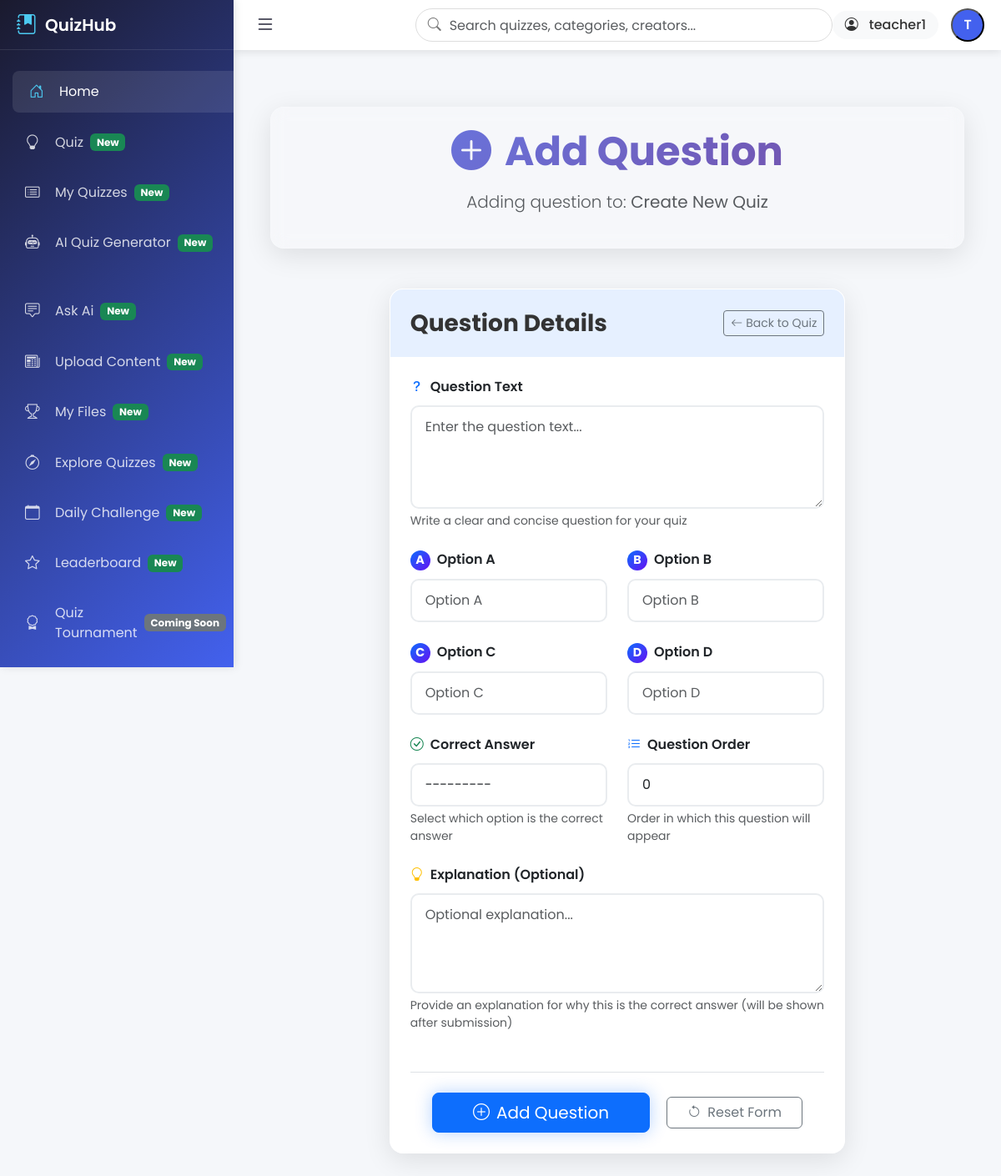
Screenshot of /quiz/26098a88-f04e-4853-b784-794e96b5b218/add-question/ (signed in) with the database file from the repository.
### users/models.py (models this page shows, shortened)
class CustomUser(AbstractBaseUser, PermissionsMixin):
    ROLE_CHOICES = (
        ('student', 'Student'),
        ('teacher', 'Teacher'),
        ('admin', 'Superadmin'),
    )
    username = models.CharField(max_length=150, unique=True)  # Student Roll No or Email for Teachers
    email = models.EmailField(blank=True, null=True)
    full_name = models.CharField(max_length=255)
    role = models.CharField(max_length=10, choices=ROLE_CHOICES)
    student_roll_no = models.CharField(max_length=50, blank=True, null=True, unique=True)
    academic_year = models.CharField(max_length=50, blank=True, null=True)
    teacher_email = models.EmailField(blank=True, null=True, unique=True)
    date_joined = models.DateTimeField(auto_now_add=True)
    is_active = models.BooleanField(default=True)
    is_staff = models.BooleanField(default=False)  # Required for Django admin access
    USERNAME_FIELD = 'username'
    REQUIRED_FIELDS = []
    objects = CustomUserManager()

### quizzes/models.py (models this page shows, shortened)
class Quiz(models.Model):
    DIFFICULTY_CHOICES = [
        ('EASY', 'Easy'),
        ('MEDIUM', 'Medium'),
        ('HARD', 'Hard'),
    ]
    QUIZ_TYPE_CHOICES = [
        ('REGULAR', 'Regular Quiz'),
        ('DAILY', 'Daily Challenge'),
        ('FEATURED', 'Featured Quiz'),
        ('AI_GENERATED', 'AI Generated'),
    ]
    id = models.UUIDField(primary_key=True, default=uuid.uuid4, editable=False)
    title = models.CharField(max_length=200, validators=[MinLengthValidator(5)])
    slug = models.SlugField(max_length=200, unique=True, blank=True)
    description = models.TextField(blank=True, help_text="Brief description of the quiz")
    category = models.ForeignKey(Category, on_delete=models.SET_NULL, null=True, related_name='quizzes')
    created_by = models.ForeignKey(settings.AUTH_USER_MODEL, on_delete=models.CASCADE, related_name='created_quizzes')
    created_at = models.DateTimeField(auto_now_add=True)
    updated_at = models.DateTimeField(auto_now=True)
    is_published = models.BooleanField(default=False)
    difficulty = models.CharField(max_length=20, choices=DIFFICULTY_CHOICES, default='MEDIUM')
    quiz_type = models.CharField(max_length=20, choices=QUIZ_TYPE_CHOICES, default='REGULAR')
    time_limit = models.PositiveIntegerField(default=30, help_text="Time limit in minutes")
    max_attempts = models.PositiveIntegerField(default=3, help_text="Maximum attempts per user")
    points_reward = models.PositiveIntegerField(default=100, help_text="Points awarded for completion")
    featured_until = models.DateTimeField(null=True, blank=True)
    tags = models.CharField(max_length=200, blank=True, help_text="Comma-separated tags")
    total_attempts = models.PositiveIntegerField(default=0)
    total_completions = models.PositiveIntegerField(default=0)
    average_score = models.FloatField(default=0.0)
    class Meta:
        indexes = [
            models.Index(fields=['slug']),
            models.Index(fields=['category', 'is_published']),
            models.Index(fields=['quiz_type', 'is_published']),
            models.Index(fields=['featured_until']),
        ]
        ordering = ['-created_at']

### quizzes/views.py (the view)
# urls.py: path('<uuid:quiz_id>/add-question/', views.add_question, name='add_question'),
@login_required
def add_question(request, quiz_id):
    quiz = get_object_or_404(Quiz, id=quiz_id, created_by=request.user)
    if request.method == 'POST':
        form = QuestionForm(request.POST)
        if form.is_valid():
            question = form.save(commit=False)
            question.quiz = quiz
            if not question.order:
                last_question = quiz.questions.order_by('-order').first()
                question.order = (last_question.order + 1) if last_question else 1
            question.save()
            messages.success(request, 'Question added successfully!')
            return redirect('quizzes:add_question', quiz_id=quiz_id)
    else:
        form = QuestionForm()
    questions = quiz.questions.all().order_by('order')
    context = {
        'quiz': quiz,
        'form': form,
        'questions': questions,
        'dashboard_template': get_dashboard_template(request.user)
    }
    return render(request, 'quizzes/add_question.html', context)

### quizzes/templates/quizzes/add_question.html (shortened to what this page needs)
{% extends dashboard_template %}
{% block content %}
<div class="container-fluid px-4 py-5">
    <div class="row mb-5">
        <div class="col-12">
            <div class="glass-morphism p-4 rounded-4 text-center">
                <h1 class="display-5 fw-bold gradient-text mb-3">
                    <i class="bi bi-plus-circle-fill me-3"></i>Add Question
                </h1>
                <p class="lead text-muted">Adding question to: <strong>{{ quiz.title }}</strong></p>
            </div>
        </div>
    </div>
    <div class="row justify-content-center">
        <div class="col-lg-8">
            <div class="card-glass rounded-4 overflow-hidden">
                <div class="card-header bg-primary bg-opacity-10 border-0 p-4">
                    <div class="d-flex justify-content-between align-items-center">
                        <h3 class="fw-bold mb-0">Question Details</h3>
                        <a href="{% url 'quizzes:quiz_detail' quiz.id %}" class="btn btn-outline-secondary btn-sm">
                            <i class="bi bi-arrow-left me-1"></i>Back to Quiz
                        </a>
                    </div>
                </div>
                <div class="card-body p-4">
                    <form method="post" class="question-form" id="questionForm">
                        <div class="mb-4">
                            <label for="{{ form.text.id_for_label }}" class="form-label fw-semibold text-dark">
                                <i class="bi bi-question-lg me-2 text-primary"></i>Question Text
                            </label>
                            {{ form.text }}
                            <div class="form-text">Write a clear and concise question for your quiz</div>
                        </div>
                        <div class="row g-4 mb-4">
                            <div class="col-md-6">
                                <label for="{{ form.option_a.id_for_label }}" class="form-label fw-semibold text-dark">
                                    <span class="option-letter-small me-2">A</span>Option A
                                </label>
                                {{ form.option_a }}
                            </div>
                            <div class="col-md-6">
                                <label for="{{ form.option_b.id_for_label }}" class="form-label fw-semibold text-dark">
                                    <span class="option-letter-small me-2">B</span>Option B
                                </label>
                                {{ form.option_b }}
                            </div>
                            <div class="col-md-6">
                                <label for="{{ form.option_c.id_for_label }}" class="form-label fw-semibold text-dark">
                                    <span class="option-letter-small me-2">C</span>Option C
                                </label>
                                {{ form.option_c }}
                            </div>
                            <div class="col-md-6">
                                <label for="{{ form.option_d.id_for_label }}" class="form-label fw-semibold text-dark">
                                    <span class="option-letter-small me-2">D</span>Option D
                                </label>
                                {{ form.option_d }}
                            </div>
                        </div>
                        <div class="row g-4 mb-4">
                            <div class="col-md-6">
                                <label for="{{ form.correct_option.id_for_label }}" class="form-label fw-semibold text-dark">
                                    <i class="bi bi-check-circle me-2 text-success"></i>Correct Answer
                                </label>
                                {{ form.correct_option }}
                                <div class="form-text">Select which option is the correct answer</div>
                            </div>
                            <div class="col-md-6">
                                <label for="{{ form.order.id_for_label }}" class="form-label fw-semibold text-dark">
                                    <i class="bi bi-list-ol me-2 text-primary"></i>Question Order
                                </label>
                                {{ form.order }}
                                <div class="form-text">Order in which this question will appear</div>
                            </div>
                        </div>
                        <div class="mb-4">
                            <label for="{{ form.explanation.id_for_label }}" class="form-label fw-semibold text-dark">
                                <i class="bi bi-lightbulb me-2 text-warning"></i>Explanation (Optional)
                            </label>
                            {{ form.explanation }}
                            <div class="form-text">Provide an explanation for why this is the correct answer (will be shown after submission)</div>
                        </div>
                        <div class="text-center mt-5 pt-4 border-top">
                            <button type="submit" class="btn btn-primary btn-lg btn-glow px-5 me-3">
                                <i class="bi bi-plus-circle me-2"></i>Add Question
                            </button>
                            <button type="reset" class="btn btn-outline-secondary px-4">
                                <i class="bi bi-arrow-counterclockwise me-2"></i>Reset Form
                            </button>
                        </div>
                    </form>
                </div>
            </div>
        </div>
    </div>
</div>
{% endblock %}

### templates/base/student_base.html (shortened to what this page needs)
{% load static %}
<!DOCTYPE html>
<html lang="en">
<head>
    <link href="https://cdn.jsdelivr.net/npm/bootstrap@5.3.0/dist/css/bootstrap.min.css" rel="stylesheet">
    <link rel="stylesheet" href="https://cdn.jsdelivr.net/npm/bootstrap-icons@1.10.0/font/bootstrap-icons.css">
</head>
<body>
    <div class="sidebar" id="sidebar">
        <div class="sidebar-brand">
            <i class="bi bi-journal-bookmark-fill"></i>
            <span>QuizHub</span>
        </div>
        <div class="sidebar-content">
            <ul class="sidebar-nav nav flex-column">
                <li class="nav-item">
                    <a href="{% url 'users:dashboard' %}" class="nav-link active">
                        <i class="bi bi-house-door"></i>
                        <span>Home</span>
                    </a>
                </li>
                <li class="nav-item">
                    <a href="{% url 'quizzes:quiz_list' %}" class="nav-link">
                        <i class="bi bi-lightbulb"></i>
                        <span>Quiz</span>
                        <span class="badge bg-success ms-2">New</span>
                    </a>
                </li>
                {% if user.is_authenticated %}
                    {% if user.is_staff or user.role == 'teacher' or user.role == 'admin' %}
                    <li class="nav-item">
                        <a href="{% url 'quizzes:teacher_quizzes' %}" class="nav-link">
                            <i class="bi bi-card-list"></i>
                            <span>My Quizzes</span>
                            <span class="badge bg-success ms-2">New</span>
                        </a>
                    </li>
                    {% endif %}
                {% endif %}
                <li class="nav-item">
                    <a href="{% url 'textprocessor:generate_quiz' %}" class="nav-link">
                        <i class="bi bi-robot"></i>
                        <span>AI Quiz Generator</span>
                        <span class="badge bg-success ms-2">New</span>
                    </a>
                </li>
                <li class="nav-item">
                <a href="{% url 'ai:discussion' %}" class="nav-link">
                    <i class="bi bi-chat-square-text"></i>
                    <span>Ask Ai</span>
                     <span class="badge bg-success ms-2">New</span>
                </a>
            </li>
                <li class="nav-item">
                    <a href="{% url 'textprocessor:upload' %}" class="nav-link">
                        <i class="bi bi-newspaper"></i>
                        <span>Upload Content</span>
                        <span class="badge bg-success ms-2">New</span>
                    </a>
                </li>
                <li class="nav-item">
                    <a href="{% url 'textprocessor:file_list' %}" class="nav-link">
                        <i class="bi bi-trophy"></i>
                        <span>My Files</span>
                        <span class="badge bg-success ms-2">New</span>
                    </a>
                </li>
                <li class="nav-item">
                    <a href="{% url 'quizzes:quiz_list' %}" class="nav-link">
                        <i class="bi bi-compass"></i>
                        <span>Explore Quizzes</span>
                        <span class="badge bg-success ms-2">New</span>
                    </a>
                </li>
                <li class="nav-item">
                    <a href="{% url 'quizzes:daily_challenge' %}" class="nav-link">
                        <i class="bi bi-calendar"></i>
                        <span>Daily Challenge</span>
                        <span class="badge bg-success ms-2">New</span>
                    </a>
                </li>
                <li class="nav-item">
                    <a href="{% url 'quizzes:leaderboard' %}" class="nav-link">
                        <i class="bi bi-star"></i>
                        <span>Leaderboard</span>
                        <span class="badge bg-success ms-2">New</span>
                    </a>
                </li>
                <li class="nav-item">
                    <a href="#" class="nav-link">
                        <i class="bi bi-award"></i>
                        <span>Quiz Tournament</span>
                        <span class="badge bg-secondary ms-2">Coming Soon</span>
                    </a>
                </li>
                <li class="nav-item">
                    <a href="#" class="nav-link">
                    </a>
                </li>
            </ul>
        </div>
    </div>
    <div class="main-content" id="mainContent">
        <header class="header">
            <button class="toggle-btn" id="toggleSidebar">
                <i class="bi bi-list"></i>
            </button>
            <div class="search-bar">
                <i class="bi bi-search"></i>
                <input type="search" class="form-control" placeholder="Search quizzes, categories, creators...">
            </div>
            <div class="user-actions">
                {% if user.is_authenticated %}
                    <div class="wallet-balance">
                        <i class="bi bi-person-circle me-2"></i>
                        <span>{{ user.first_name|default:user.username }}</span>
                    </div>
                    <div class="dropdown">
                        <button class="user-avatar" type="button" data-bs-toggle="dropdown" aria-expanded="false">
                            {{ user.first_name.0|default:user.username.0|upper }}
                        </button>
                    </div>
                {% else %}
                    <a href="{% url 'users:login' %}" class="btn btn-sm btn-outline-primary">Login</a>
                {% endif %}
            </div>
        </header>
        <div class="content-area">
            {% block content %}
            {% endblock %}
        </div>
    </div>
</body>
</html>

### rows the page displays
CustomUser: first_name "teacher1", first_name.0 "T"
Quiz: title "Create New Quiz"
